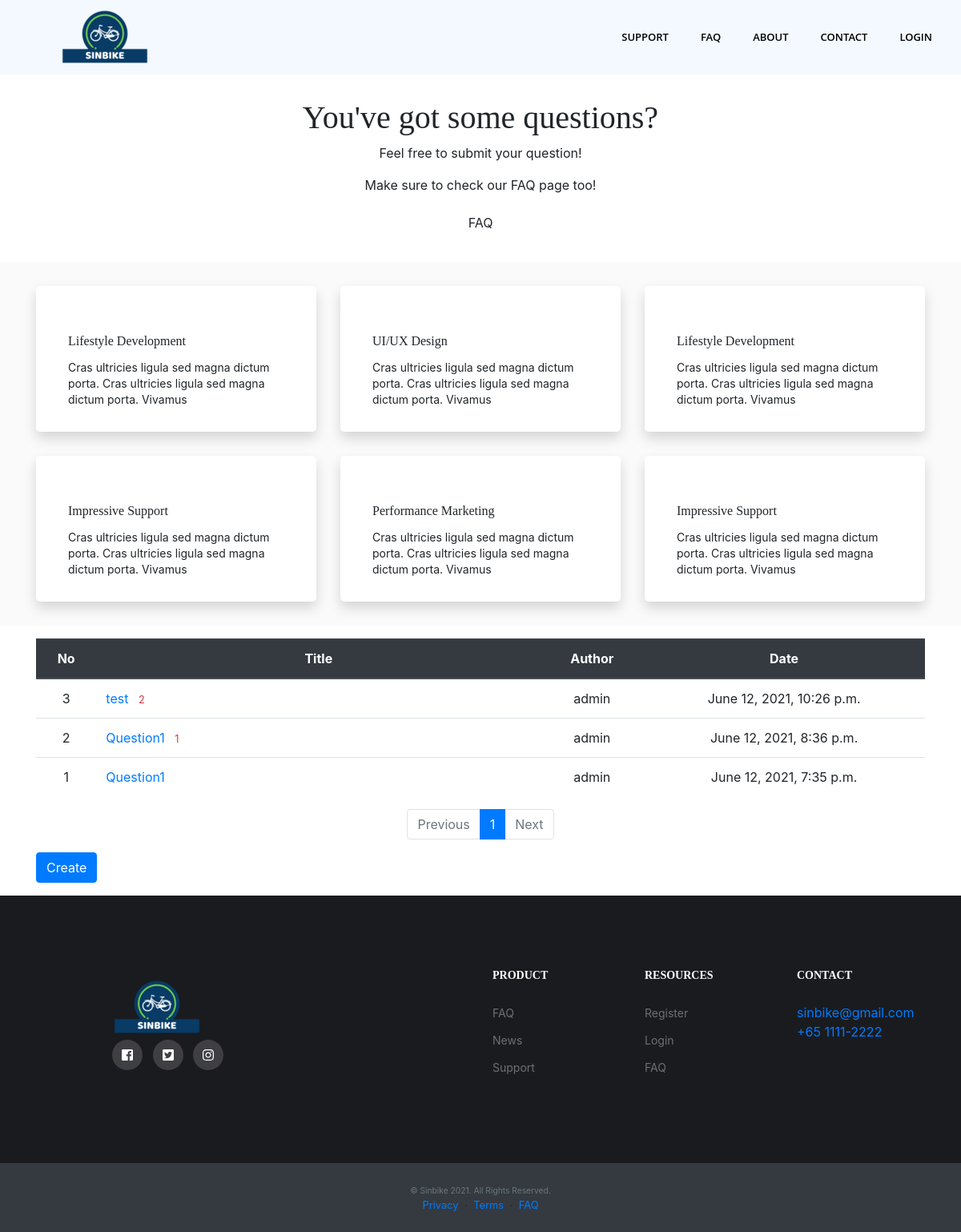
The app's page /support/, older data.
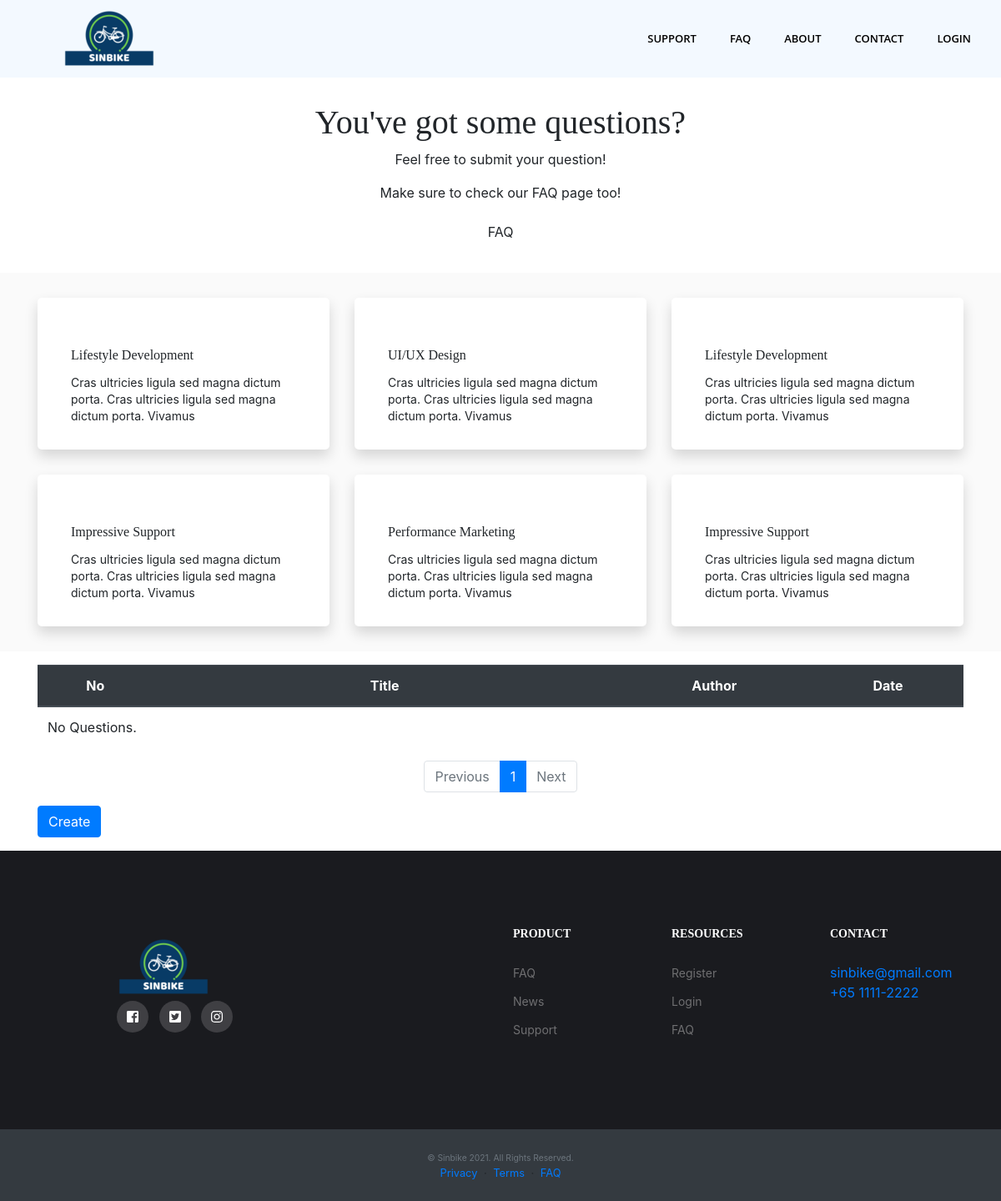
The same page, newer data.
### sinbike_CX/models.py (models this page shows)
class Question(models.Model):
    subject = models.CharField(max_length=200)
    content = models.TextField()
    create_date = models.DateTimeField()
    author = models.ForeignKey(User, on_delete=models.CASCADE)
    modify_date = models.DateTimeField(null=True, blank=True)

### sinbike_CX/views.py (the view)
# urls.py: path('', views.main, name='main'),
def main(request):
    page = request.GET.get('page', '1')
    question_list = Question.objects.order_by('-create_date')
    paginator = Paginator(question_list, 10)
    page_obj = paginator.get_page(page)
    context = {'question_list': page_obj}
    return render(request, 'sinbike_CX/question_list.html', context)

### sinbike_CX/templatetags/filter.py (called while the page is built)
@register.filter
def sub(value, arg):
    return value - arg

### templates/sinbike_CX/question_list.html (shortened to what this page needs)
{% extends 'base.html' %}
{% load filter %}
{% load static %}
{% block content %}
<section class="section page-title" id="support-main">
    <div class="container">
        <div class="row">
            <div class="col-sm-8 m-auto">
                <h1>You've got some questions?</h1>
                <p>Feel free to submit your question!</p>
                <p>Make sure to check our FAQ page too!</p>
                <a href="{% url 'common:faq' %}" class="btn btn-main-sm">FAQ</a>
            </div>
        </div>
    </div>
</section>
<section class="services section bg-gray" id="support-main">
    <div class="container">
        <div class="row">
            <div class="col-lg-4 col-md-6 align-self-center">
                <div class="service-block shadow">
                    <h3>Lifestyle Development</h3>
                    <p>Cras ultricies ligula sed magna dictum porta. Cras ultricies ligula sed magna dictum porta.
                        Vivamus</p>
                </div>
                <div class="service-block shadow">
                    <h3>Impressive Support</h3>
                    <p>Cras ultricies ligula sed magna dictum porta. Cras ultricies ligula sed magna dictum porta.
                        Vivamus</p>
                </div>
            </div>
            <div class="col-lg-4 col-md-6 align-self-center">
                <div class="service-block shadow">
                    <h3>UI/UX Design</h3>
                    <p>Cras ultricies ligula sed magna dictum porta. Cras ultricies ligula sed magna dictum porta.
                        Vivamus</p>
                </div>
                <div class="service-block shadow">
                    <h3>Performance Marketing</h3>
                    <p>Cras ultricies ligula sed magna dictum porta. Cras ultricies ligula sed magna dictum porta.
                        Vivamus</p>
                </div>
            </div>
            <div class="col-lg-4 col-md-6 align-self-center">
                <div class="service-block shadow">
                    <h3>Lifestyle Development</h3>
                    <p>Cras ultricies ligula sed magna dictum porta. Cras ultricies ligula sed magna dictum porta.
                        Vivamus</p>
                </div>
                <div class="service-block shadow">
                    <h3>Impressive Support</h3>
                    <p>Cras ultricies ligula sed magna dictum porta. Cras ultricies ligula sed magna dictum porta.
                        Vivamus</p>
                </div>
            </div>
        </div>
    </div>
</section>
<div class="container my-3">
    <table class="table">
        <thead>
        <tr class="text-center thead-dark">
            <th>No</th>
            <th style="width:50%">Title</th>
            <th>Author</th>
            <th>Date</th>
        </tr>
        </thead>
        <tbody>
        {% if question_list %}
        {% for question in question_list %}
        <tr class="text-center">
            <td>{{ question_list.paginator.count|sub:question_list.start_index|sub:forloop.counter0|add:1 }}</td>
            <td class="text-left">
                <a href="{% url 'support:detail' question.id %}">{{ question.subject }}</a>
                {% if question.answer_set.count > 0 %}
                <span class="text-danger small ml-2">{{ question.answer_set.count }}</span>
                {% endif %}
            </td>
            <td>{{ question.author.username }}</td>
            <td>{{ question.create_date }}</td>
        </tr>
        {% endfor %}
        {% else %}
        <tr>
            <td colspan="3">No Questions.</td>
        </tr>
        {% endif %}
        </tbody>
    </table>
    <ul class="pagination justify-content-center">
        {% if question_list.has_previous %}
        <li class="page-item">
            <a class="page-link" href="?page={{ question_list.previous_page_number }}">Previous</a>
        </li>
        {% else %}
        <li class="page-item disabled">
            <a class="page-link" tabindex="-1" aria-disabled="true" href="#">Previous</a>
        </li>
        {% endif %}
        {% for page_number in question_list.paginator.page_range %}
        {% if page_number >= question_list.number|add:-5 and page_number <= question_list.number|add:5 %}
            {% if page_number == question_list.number %}
            <li class="page-item active" aria-current="page">
                <a class="page-link" href="?page={{ page_number }}">{{ page_number }}</a>
            </li>
            {% else %}
            <li class="page-item">
                <a class="page-link" href="?page={{ page_number }}">{{ page_number }}</a>
            </li>
            {% endif %}
        {% endif %}
        {% endfor %}
        {% if question_list.has_next %}
        <li class="page-item">
            <a class="page-link" href="?page={{ question_list.next_page_number }}">Next</a>
        </li>
        {% else %}
        <li class="page-item disabled">
            <a class="page-link" tabindex="-1" aria-disabled="true" href="#">Next</a>
        </li>
        {% endif %}
    </ul>
    <a href="{% url 'support:question_create' %}" class="btn btn-primary">Create</a>
</div>
{% endblock %}

### templates/base.html (shortened to what this page needs)
{% load static %}
<!doctype html>
<html lang="en">
    <head>
        <link rel="stylesheet" type="text/css" href="{% static 'bootstrap.min.css' %}">
        <link rel="stylesheet" type="text/css" href="{% static 'style.css' %}">
        <link rel="stylesheet" type="text/css" href="{% static 'main.css' %}">
    </head>
    <body>
        {% include "navbar.html" %}
        {% block content %}
        {% endblock %}
    </body>
    <footer>
        <div class="footer-main">
            <div class="container">
                <div class="row">
                    <div class="col-lg-4 col-md-12 m-md-auto align-self-center">
                        <div class="block">
                            <a class="navbar-brand" href="{% url 'home' %}"><img src="{%static 'images/logo_footer.png'%}" alt="logo"></a>
                            <ul class="social-icon list-inline">
                                <li class="list-inline-item">
                                    <a href="#"><i class="fab fa-facebook-square"></i></a>
                                </li>
                                <li class="list-inline-item">
                                    <a href="#"><i class="fab fa-twitter-square"></i></a>
                                </li>
                                <li class="list-inline-item">
                                    <a href="#"><i class="fab fa-instagram"></i></a>
                                </li>
                            </ul>
                        </div>
                    </div>
                    <div class="col-lg-2 col-md-3 col-6 mt-5 mt-lg-0">
                        <div class="block-2">
                            <h6>Product</h6>
                            <ul>
                                <li><a href="{% url 'common:faq' %}">FAQ</a></li>
                                <li><a href="#">News</a></li>
                                <li><a href="{% url 'support:main' %}">Support</a></li>
                            </ul>
                        </div>
                    </div>
                    <div class="col-lg-2 col-md-3 col-6 mt-5 mt-lg-0">
                        <div class="block-2">
                          <h6>Resources</h6>
                          <ul>
                              <li><a href="{% url 'common:signup' %}">Register</a></li>
                              <li><a href="{% url 'common:login' %}">Login</a></li>
                              <li><a href="#">FAQ</a></li>
                          </ul>
                        </div>
                      </div>
                      <div class="col-lg-2 col-md-3 col-6 mt-5 mt-lg-0">
                        <div class="block-2">
                          <h6>Contact</h6>
                          <address>
                              <a href="mailto:sinbike@gmail.com">sinbike@gmail.com</a>
                              <a href="tel:+6511112222">+65 1111-2222</a>
                          </address>
                        </div>
                      </div>
                </div>
            </div>
        </div>
        <div class="text-center bg-dark py-4 small">
                <small class="text-secondary">&copy; Sinbike 2021. All Rights Reserved.</small class="
                    text-secondary">
            <div>
                <a href="#!">Privacy</a>
                <span class="mx-1">&middot;</span>
                <a href="#!">Terms</a>
                <span class="mx-1">&middot;</span>
                <a href="#!">FAQ</a>
            </div>
        </div>
    </footer>
</html>

### templates/navbar.html
{% load static %}
<nav class="navbar main-nav navbar-expand-lg">
    <a class="navbar-brand" href="{% url 'home' %}"><img src="{% static '/images/logo.png' %}" alt="logo"></a>
    <div class="collapse navbar-collapse" id="navbarNav">
        <ul class="navbar-nav ml-auto">
            <li class="nav-item">
                <a class="nav-link" href="{% url 'support:main' %}">Support</a>
            </li>
            <li class="nav-item">
                <a class="nav-link" href="{% url 'common:faq' %}">FAQ</a>
            </li>
            <li class="nav-item">
                <a class="nav-link" href="{% url 'common:about' %}">About</a>
            </li>
            <li class="nav-item">
                <a class="nav-link" href="contact.html">Contact</a>
            </li>
        </ul>
        <span class="navbar-text">
            <ul class="navbar-nav">
                <li class="nav-item">
                    {% if user.is_authenticated %}
                    <a class="nav-link" href="{% url 'common:logout' %}">{{ user.username }} (Logout)</a>
                    {% else %}
                    <a class="nav-link" href="{% url 'common:login' %}">Login</a>
                    {% endif %}
                </li>
            </ul>
        </span>
    </div>
</nav>

### static/style.css (style rules this page uses)
.container { width: 100%; padding-right: 15px; padding-left: 15px; margin-right: auto; margin-left: auto; }
body { margin: 0; font-family: -apple-system,BlinkMacSystemFont,"Segoe UI",Roboto,"Helvetica Neue",Arial,"Noto Sans",sans-serif,"Apple Color Emoji","Segoe UI Emoji","Segoe UI Symbol","Noto Color Emoji"; font-size: 1rem; font-weight: 400; line-height: 1.5; color: #212529; text-align: left; background-color: #fff; }

### static/main.css (style rules this page uses)
h1, h2, h3, h4, h5, h6 { font-family: "Playfair Display", Georgia, "Times New Roman", serif; }
.main-nav { background: #F3F9FF; z-index:1; }
.main-nav .navbar-brand { padding:0; }
.main-nav .navbar-nav .nav-item { position: static !important; font-family: "Open Sans", sans-serif; }
.main-nav .navbar-nav .nav-item .nav-link { position: static; text-align: center; font-size: 13px; text-transform: uppercase; font-weight: 600; color: #000; padding-left: 20px; padding-right: 20px; line-height: 45px; }
.footer-main { padding: 92px 0; background: #1a1b1f; }
.footer-main .block ul.social-icon li a { text-decoration: none; display:block; width:38px; height: 38px; border-radius: 100%; background: #3f3f43; color: #fff; text-align: center; line-height: 38px; }
.footer-main .block-2 h6 { font-weight: bold; font-size: 14px; text-transform: uppercase; color: #fff; margin-bottom:25px; }
.footer-main .block-2 ul { padding: 0; }
.footer-main .block-2 ul li { margin-bottom: 10px; list-style: none; }
.footer-main .block-2 ul li a { font-size: 14px; color: #6f6f71; transition: .2s ease; }
.section { padding: 100px 0; }
#support-main { padding: 30px 0; }
.bg-gray { background: #fafafa; }
.page-title { text-align: center; }
.services .service-block { background: #fff; padding: 30px 40px; margin-bottom: 30px; border-radius: 5px; }
.services .service-block:last-child { margin-bottom: 0; }
.services .service-block h3 { line-height: 30px; text-transform: capitalize; font-size: 16px; font-weight: 500; }
.services .service-block p { margin-bottom: 0; font-size: 14px; line-height: 20px; }

Row changes from the older to the newer data that the page shows:
removed Question: paginator.count|sub "3", subject "test", answer_set.count "2", author.username "admin", create_date "June 12, 2021, 10:26 p.m."
removed Question: paginator.count|sub "2", subject "Question1", answer_set.count "1", author.username "admin", create_date "June 12, 2021, 8:36 p.m."
removed Question: paginator.count|sub "1", subject "Question1", author.username "admin", create_date "June 12, 2021, 7:35 p.m."
Text that changed along with them:
text now shown: "No Questions."
